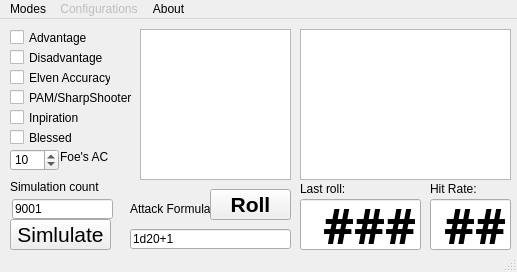
<?xml version="1.0" encoding="UTF-8"?>
<ui version="4.0">
 <class>MainWindow</class>
 <widget class="QMainWindow" name="MainWindow">
  <property name="geometry">
   <rect>
    <x>0</x>
    <y>0</y>
    <width>517</width>
    <height>272</height>
   </rect>
  </property>
  <property name="windowTitle">
   <string>MainWindow</string>
  </property>
  <widget class="QWidget" name="centralwidget">
   <property name="statusTip">
    <string comment="Chipy's 5e Dice Simulator"/>
   </property>
   <property name="whatsThis">
    <string comment="Chipy's 5e Dice Simulator"/>
   </property>
   <widget class="QCheckBox" name="flag_adv">
    <property name="enabled">
     <bool>true</bool>
    </property>
    <property name="geometry">
     <rect>
      <x>10</x>
      <y>10</y>
      <width>81</width>
      <height>17</height>
     </rect>
    </property>
    <property name="text">
     <string>Advantage</string>
    </property>
   </widget>
   <widget class="QCheckBox" name="flag_gwm">
    <property name="enabled">
     <bool>true</bool>
    </property>
    <property name="geometry">
     <rect>
      <x>10</x>
      <y>70</y>
      <width>131</width>
      <height>17</height>
     </rect>
    </property>
    <property name="text">
     <string>PAM/SharpShooter</string>
    </property>
   </widget>
   <widget class="QPushButton" name="roll_active">
    <property name="geometry">
     <rect>
      <x>210</x>
      <y>170</y>
      <width>81</width>
      <height>31</height>
     </rect>
    </property>
    <property name="font">
     <font>
      <pointsize>16</pointsize>
      <weight>75</weight>
      <bold>true</bold>
     </font>
    </property>
    <property name="text">
     <string>Roll</string>
    </property>
   </widget>
   <widget class="QSpinBox" name="armor_class">
    <property name="enabled">
     <bool>true</bool>
    </property>
    <property name="geometry">
     <rect>
      <x>10</x>
      <y>130</y>
      <width>49</width>
      <height>22</height>
     </rect>
    </property>
    <property name="minimum">
     <number>-1</number>
    </property>
    <property name="maximum">
     <number>35</number>
    </property>
    <property name="value">
     <number>10</number>
    </property>
   </widget>
   <widget class="QLabel" name="label">
    <property name="enabled">
     <bool>true</bool>
    </property>
    <property name="geometry">
     <rect>
      <x>60</x>
      <y>130</y>
      <width>68</width>
      <height>16</height>
     </rect>
    </property>
    <property name="text">
     <string>Foe's AC</string>
    </property>
   </widget>
   <widget class="QLabel" name="label_2">
    <property name="geometry">
     <rect>
      <x>130</x>
      <y>180</y>
      <width>98</width>
      <height>20</height>
     </rect>
    </property>
    <property name="text">
     <string>Attack Formula</string>
    </property>
   </widget>
   <widget class="QCheckBox" name="flag_ins">
    <property name="enabled">
     <bool>true</bool>
    </property>
    <property name="geometry">
     <rect>
      <x>10</x>
      <y>90</y>
      <width>131</width>
      <height>17</height>
     </rect>
    </property>
    <property name="text">
     <string>Inpiration</string>
    </property>
   </widget>
   <widget class="QCheckBox" name="flag_bls">
    <property name="enabled">
     <bool>true</bool>
    </property>
    <property name="geometry">
     <rect>
      <x>10</x>
      <y>110</y>
      <width>131</width>
      <height>17</height>
     </rect>
    </property>
    <property name="text">
     <string>Blessed</string>
    </property>
   </widget>
   <widget class="QLineEdit" name="sim_count">
    <property name="enabled">
     <bool>true</bool>
    </property>
    <property name="geometry">
     <rect>
      <x>12</x>
      <y>180</y>
      <width>101</width>
      <height>20</height>
     </rect>
    </property>
    <property name="text">
     <string>9001</string>
    </property>
   </widget>
   <widget class="QLabel" name="label_3">
    <property name="enabled">
     <bool>true</bool>
    </property>
    <property name="geometry">
     <rect>
      <x>10</x>
      <y>160</y>
      <width>101</width>
      <height>16</height>
     </rect>
    </property>
    <property name="text">
     <string>Simulation count</string>
    </property>
   </widget>
   <widget class="QCheckBox" name="flag_dis">
    <property name="enabled">
     <bool>true</bool>
    </property>
    <property name="geometry">
     <rect>
      <x>10</x>
      <y>30</y>
      <width>101</width>
      <height>17</height>
     </rect>
    </property>
    <property name="text">
     <string>Disadvantage</string>
    </property>
   </widget>
   <widget class="QLineEdit" name="attack_formula">
    <property name="geometry">
     <rect>
      <x>130</x>
      <y>210</y>
      <width>161</width>
      <height>20</height>
     </rect>
    </property>
    <property name="text">
     <string>1d20+1</string>
    </property>
   </widget>
   <widget class="QCheckBox" name="flag_ela">
    <property name="enabled">
     <bool>true</bool>
    </property>
    <property name="geometry">
     <rect>
      <x>10</x>
      <y>50</y>
      <width>101</width>
      <height>17</height>
     </rect>
    </property>
    <property name="text">
     <string>Elven Accuracy</string>
    </property>
   </widget>
   <widget class="QLineEdit" name="result">
    <property name="geometry">
     <rect>
      <x>300</x>
      <y>180</y>
      <width>121</width>
      <height>51</height>
     </rect>
    </property>
    <property name="font">
     <font>
      <family>Rubik SemiBold</family>
      <pointsize>36</pointsize>
      <weight>75</weight>
      <bold>true</bold>
     </font>
    </property>
    <property name="text">
     <string>###</string>
    </property>
    <property name="alignment">
     <set>Qt::AlignRight|Qt::AlignTrailing|Qt::AlignVCenter</set>
    </property>
   </widget>
   <widget class="QListView" name="dice_log">
    <property name="geometry">
     <rect>
      <x>300</x>
      <y>10</y>
      <width>211</width>
      <height>151</height>
     </rect>
    </property>
   </widget>
   <widget class="QListView" name="formula_log">
    <property name="geometry">
     <rect>
      <x>140</x>
      <y>10</y>
      <width>151</width>
      <height>151</height>
     </rect>
    </property>
   </widget>
   <widget class="QPushButton" name="simulate">
    <property name="enabled">
     <bool>true</bool>
    </property>
    <property name="geometry">
     <rect>
      <x>10</x>
      <y>200</y>
      <width>101</width>
      <height>31</height>
     </rect>
    </property>
    <property name="font">
     <font>
      <pointsize>16</pointsize>
     </font>
    </property>
    <property name="text">
     <string>Simlulate</string>
    </property>
   </widget>
   <widget class="QLineEdit" name="hit_chance">
    <property name="geometry">
     <rect>
      <x>430</x>
      <y>180</y>
      <width>81</width>
      <height>51</height>
     </rect>
    </property>
    <property name="font">
     <font>
      <family>Rubik SemiBold</family>
      <pointsize>36</pointsize>
      <weight>75</weight>
      <bold>true</bold>
     </font>
    </property>
    <property name="text">
     <string>##</string>
    </property>
    <property name="alignment">
     <set>Qt::AlignRight|Qt::AlignTrailing|Qt::AlignVCenter</set>
    </property>
   </widget>
   <widget class="QLabel" name="label_4">
    <property name="geometry">
     <rect>
      <x>300</x>
      <y>160</y>
      <width>98</width>
      <height>20</height>
     </rect>
    </property>
    <property name="text">
     <string>Last roll:</string>
    </property>
   </widget>
   <widget class="QLabel" name="label_5">
    <property name="geometry">
     <rect>
      <x>430</x>
      <y>160</y>
      <width>98</width>
      <height>20</height>
     </rect>
    </property>
    <property name="text">
     <string>Hit Rate: </string>
    </property>
   </widget>
   <zorder>flag_adv</zorder>
   <zorder>flag_gwm</zorder>
   <zorder>armor_class</zorder>
   <zorder>label</zorder>
   <zorder>label_2</zorder>
   <zorder>flag_ins</zorder>
   <zorder>flag_bls</zorder>
   <zorder>sim_count</zorder>
   <zorder>label_3</zorder>
   <zorder>flag_dis</zorder>
   <zorder>attack_formula</zorder>
   <zorder>flag_ela</zorder>
   <zorder>result</zorder>
   <zorder>dice_log</zorder>
   <zorder>formula_log</zorder>
   <zorder>roll_active</zorder>
   <zorder>simulate</zorder>
   <zorder>hit_chance</zorder>
   <zorder>label_4</zorder>
   <zorder>label_5</zorder>
  </widget>
  <widget class="QMenuBar" name="menubar">
   <property name="geometry">
    <rect>
     <x>0</x>
     <y>0</y>
     <width>517</width>
     <height>21</height>
    </rect>
   </property>
   <widget class="QMenu" name="menuModes">
    <property name="title">
     <string>Modes</string>
    </property>
    <addaction name="actionHit_Chance"/>
    <addaction name="separator"/>
    <addaction name="actionExit"/>
   </widget>
   <widget class="QMenu" name="menuAbout">
    <property name="title">
     <string>About</string>
    </property>
    <addaction name="actionProject_GitHub"/>
    <addaction name="actionChipy_Dev"/>
   </widget>
   <widget class="QMenu" name="menuConfigurations">
    <property name="enabled">
     <bool>false</bool>
    </property>
    <property name="title">
     <string>Configurations</string>
    </property>
   </widget>
   <addaction name="menuModes"/>
   <addaction name="menuConfigurations"/>
   <addaction name="menuAbout"/>
  </widget>
  <widget class="QStatusBar" name="statusbar"/>
  <action name="actionHit_Chance">
   <property name="text">
    <string>Hit Chance</string>
   </property>
  </action>
  <action name="actionExit">
   <property name="text">
    <string>E&amp;xit</string>
   </property>
  </action>
  <action name="actionProject_GitHub">
   <property name="text">
    <string>Project GitHub</string>
   </property>
  </action>
  <action name="actionChipy_Dev">
   <property name="text">
    <string>Chipy.Dev</string>
   </property>
  </action>
 </widget>
 <resources/>
 <connections/>
</ui>
